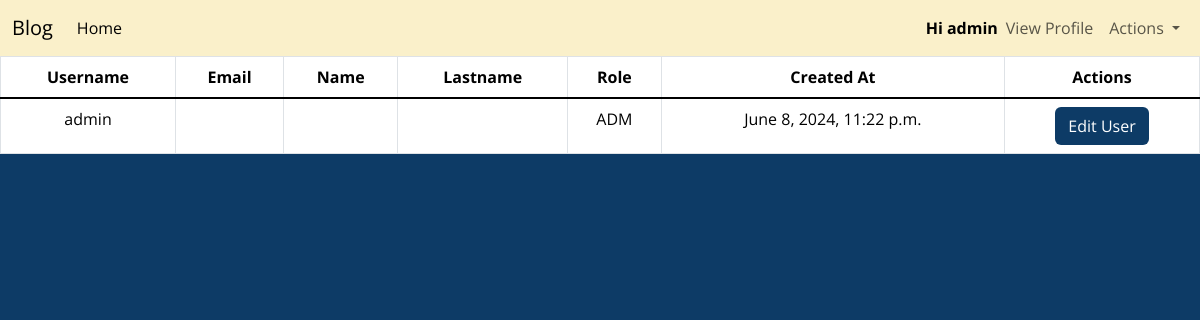
/users/list/ (signed in), run on the app's committed database.
### users/models.py (models this page shows, shortened)
class CustomUser(AbstractUser):
    ROLE_CHOICES = [
        ("ADM", "Administrator"),
        ("AUT", "Author"),
        ("SUB", "Subscriber"),
    ]
    username = models.CharField(max_length=150, unique=True)
    role = models.CharField(max_length=3, choices=ROLE_CHOICES, default='SUB')
    created_at = models.DateTimeField(auto_now_add=True)
    profile_image = models.ImageField(upload_to="images/profile_pics", null=True, blank=True)

### users/views.py (the view)
# urls.py: path('list/', UserList.as_view(), name='user-list'),
class UserList(LoginRequiredMixin, UserPassesTestMixin, ListView):
    model = CustomUser
    template_name = 'users/user_list.html'
    context_object_name = 'user_list'
    def test_func(self):
        return self.request.user.role == 'ADM'

### templates/users/user_list.html (shortened to what this page needs)
{% extends 'base_template.html' %}
{% block content %}
    {% if user_list %}
    <table class="table text-center table-hover table-bordered table-responsive">
        <thead>
          <tr>
            <th scope="col">Username</th>
            <th scope="col">Email</th>
            <th scope="col">Name</th>
            <th scope="col">Lastname</th>
            <th scope="col">Role</th>
            <th scope="col">Created At</th>
            <th scope="col">Actions</th>
          </tr>
        </thead>
        <tbody class="table-group-divider">
          {% for user in user_list %}
          <tr>
            <td class="fw-normal">{{ user.username }}</td>
            <td class="fw-normal">{{ user.email }}</td>
            <td class="fw-normal">{{ user.first_name }}</td>
            <td class="fw-normal">{{ user.last_name }}</td>
            <td class="fw-normal">{{ user.role }}</td>
            <td class="fw-normal">{{ user.created_at }}</td>
            <td class="fw-normal">
              <a class="btn btn-outline" href="{% url 'users:edit' pk=user.id %}">Edit User</a>
            </td>
          </tr>
          {% endfor %}
        </tbody>
    </table>
    {% endif %}
{% endblock %}

### templates/base_template.html (shortened to what this page needs)
{% load static %}
<!doctype html>
<html lang="en">
  <head>
    <link href="https://cdn.jsdelivr.net/npm/bootstrap@5.3.3/dist/css/bootstrap.min.css"
        rel="stylesheet"
>
    <link rel="stylesheet" href="{% static 'css/style.css' %}">
    <link rel="stylesheet"
          href="https://cdnjs.cloudflare.com/ajax/libs/font-awesome/6.5.2/css/all.min.css"
 />
  </head>
  <body>
    <nav class="navbar navbar-expand-lg blog-navbar">
      <div class="container-fluid">
        <a class="navbar-brand" href="{% url 'posts:post-list' %}">Blog</a>
        <div class="collapse navbar-collapse" id="navbarNavDropdown">
          <ul class="navbar-nav">
            <li class="nav-item">
              <a class="nav-link active" aria-current="page" href="{% url 'posts:post-list' %}">Home</a>
            </li>
          </ul>
        </div>
        {% if user.is_authenticated %}
        <div class="collapse navbar-collapse d-flex" id="navbarNavDropdown">
          <ul class="navbar-nav ms-auto d-flex align-items-center">
              <li class="nav-item">
                <p class="text-center mb-0"><b>Hi {{ user.username }}</b></p>
              </li>
              {% if user.profile_image %}
              <li class="nav-item">
                <a href="{% url 'users:user-details' pk=user.id %}">
                  <img src="{{ user.profile_image.url }}" alt="{{ user.username }}'s profile image" class="profile-image">
                </a>
              </li>
              {% else %}
              <li class="nav-item">
                <a class="nav-link" href="{% url 'users:user-details' pk=user.id %}">View Profile</a>
              </li>
              {% endif %}
              <li class="nav-item dropdown">
                <a class="nav-link dropdown-toggle" href="#" role="button" data-bs-toggle="dropdown" aria-expanded="false">
                  Actions
                </a>
              </li>
          </ul>
        </div>
        {% endif %}
      </div>
    </nav>
    {% block content %}{% endblock %}
  </body>
</html>

### static/css/style.css (style rules this page uses)
:root { --main-color: #0d3b66; --forms-color: #faf0ca; --components-color: #0d3b66; --hold-components-color: #f4d35e; --foreground-components-color: white; --foreground-hold-components-color: black; }
.blog-navbar { background-color: var(--forms-color); }
body { background-color: var(--main-color); color: black; font-family: "Open Sans", sans-serif; }
.btn { background-color: var(--components-color); color: var(--foreground-components-color); }

### data on the page
CustomUser: username "admin", role "ADM", created_at "June 8, 2024, 11:22 p.m."
